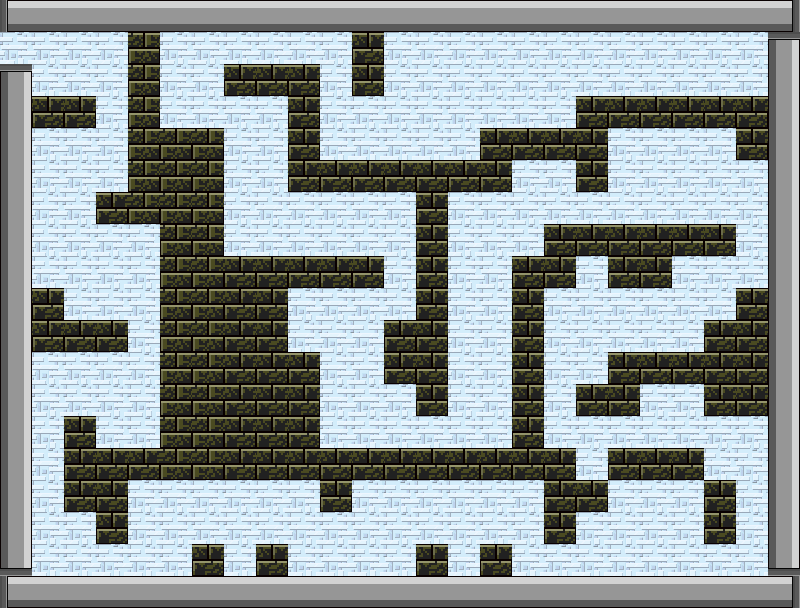

A level layout from a 2D game, rendered from its tile map. Below: a short description, then the map file with tile-grid data replaced by summaries:
An orthogonal 25x19 tile map with 32x32 px tiles, 2 tile layers (Background, Collision), 4 tilesets and 65 objects.

<map version="1.0" orientation="orthogonal" renderorder="right-down" width="25" height="19" tilewidth="32" tileheight="32" nextobjectid="409">
 <tileset firstgid="1" name="objects" tilewidth="32" tileheight="32">
  <image source="../images/tiled_objects.png" width="128" height="288" />
  <tile id="0">
   <properties>
    <property name="Class" value="Player" />
   </properties>
  </tile>
  <tile id="1">
   <properties>
    <property name="Class" value="Warp" />
   </properties>
  </tile>
  <tile id="2">
   <properties>
    <property name="Class" value="InvisibleBlock" />
   </properties>
  </tile>
  <tile id="3">
   <properties>
    <property name="Class" value="PlatformSpike" />
   </properties>
  </tile>
  <tile id="4">
   <properties>
    <property name="Class" value="Spike" />
   </properties>
  </tile>
  <tile id="5">
   <properties>
    <property name="Class" value="Spike" />
    <property name="angle" value="90" />
   </properties>
  </tile>
  <tile id="6">
   <properties>
    <property name="Class" value="Spike" />
    <property name="angle" value="270" />
    <property name="flip" value="x" />
   </properties>
  </tile>
  <tile id="7">
   <properties>
    <property name="Class" value="Spike" />
    <property name="angle" value="180" />
    <property name="flip" value="x" />
   </properties>
  </tile>
  <tile id="8">
   <properties>
    <property name="Class" value="FallingSpike" />
    <property name="speed" value="900" />
   </properties>
  </tile>
  <tile id="9">
   <properties>
    <property name="Class" value="FallingSpike" />
    <property name="angle" value="90" />
    <property name="speed" value="900" />
   </properties>
  </tile>
  <tile id="10">
   <properties>
    <property name="Class" value="FallingSpike" />
    <property name="angle" value="270" />
    <property name="flip" value="x" />
    <property name="speed" value="900" />
   </properties>
  </tile>
  <tile id="11">
   <properties>
    <property name="Class" value="FallingSpike" />
    <property name="angle" value="180" />
    <property name="flip" value="x" />
    <property name="speed" value="900" />
   </properties>
  </tile>
  <tile id="12">
   <properties>
    <property name="Class" value="MovingSpike" />
    <property name="vx" value="300" />
   </properties>
  </tile>
  <tile id="16">
   <properties>
    <property name="Class" value="ShootingSpike" />
    <property name="direction" value="up" />
    <property name="firerate" value="2" />
    <property name="speed" value="100" />
   </properties>
  </tile>
  <tile id="17">
   <properties>
    <property name="Class" value="ShootingSpike" />
    <property name="angle" value="90" />
    <property name="direction" value="right" />
    <property name="firerate" value="2" />
    <property name="speed" value="100" />
   </properties>
  </tile>
  <tile id="18">
   <properties>
    <property name="Class" value="ShootingSpike" />
    <property name="angle" value="270" />
    <property name="direction" value="left" />
    <property name="firerate" value="2" />
    <property name="flip" value="x" />
    <property name="speed" value="100" />
   </properties>
  </tile>
  <tile id="19">
   <properties>
    <property name="Class" value="ShootingSpike" />
    <property name="angle" value="180" />
    <property name="direction" value="down" />
    <property name="firerate" value="2" />
    <property name="flip" value="x" />
    <property name="speed" value="100" />
   </properties>
  </tile>
  <tile id="24">
   <properties>
    <property name="Class" value="Spike" />
    <property name="scale" value="0.5" />
   </properties>
  </tile>
  <tile id="25">
   <properties>
    <property name="Class" value="Spike" />
    <property name="angle" value="90" />
    <property name="scale" value="0.5" />
   </properties>
  </tile>
  <tile id="26">
   <properties>
    <property name="Class" value="Spike" />
    <property name="angle" value="270" />
    <property name="flip" value="x" />
    <property name="scale" value="0.5" />
   </properties>
  </tile>
  <tile id="27">
   <properties>
    <property name="Class" value="Spike" />
    <property name="angle" value="180" />
    <property name="flip" value="x" />
    <property name="scale" value="0.5" />
   </properties>
  </tile>
  <tile id="28">
   <properties>
    <property name="Class" value="ClonePlayer" />
   </properties>
  </tile>
  <tile id="30">
   <properties>
    <property name="Class" value="BossFruit" />
   </properties>
  </tile>
  <tile id="32">
   <properties>
    <property name="Class" value="FakeWarp" />
    <property name="warpX" value="400" />
    <property name="warpY" value="450" />
   </properties>
  </tile>
  <tile id="33">
   <properties>
    <property name="Class" value="FakeFakeWarp" />
    <property name="fakeWarpX" value="400" />
    <property name="fakeWarpY" value="450" />
    <property name="warpX" value="300" />
    <property name="warpY" value="450" />
   </properties>
  </tile>
 </tileset>
 <tileset firstgid="37" name="collisions" tilewidth="32" tileheight="32">
  <image source="../images/tiled_collision.png" width="128" height="224" />
 </tileset>
 <tileset firstgid="65" name="fruit" tilewidth="21" tileheight="24">
  <image source="../images/tiled_fruit.png" width="63" height="24" />
  <tile id="0">
   <properties>
    <property name="Class" value="Fruit" />
   </properties>
  </tile>
  <tile id="1">
   <properties>
    <property name="Class" value="MovingFruit" />
    <property name="speedX" value="0" />
    <property name="speedY" value="0" />
   </properties>
  </tile>
 </tileset>
 <tileset firstgid="68" name="background" tilewidth="32" tileheight="32">
  <image source="../images/tiled_backgrounds.png" width="1600" height="2432" />
 </tileset>
 <layer name="Background" width="25" height="19">
  <properties>
   <property name="boundingBox" value="true" />
   <property name="type" value="0" />
  </properties>
  <data>[475 cells, 475 non-empty, 475 distinct tile ids]</data>
 </layer>
 <layer name="Collision" width="25" height="19">
  <properties>
   <property name="collision" value="true" />
  </properties>
  <data>[475 cells, 229 non-empty, 8 distinct tile ids]</data>
 </layer>
 <objectgroup name="Sprites">
  <object id="329" gid="1" x="0" y="64" />
  <object id="331" gid="8" x="32" y="160" />
  <object id="332" gid="8" x="64" y="224" />
  <object id="333" gid="25" x="72" y="200" />
  <object id="334" gid="25" x="56" y="200" />
  <object id="335" gid="8" x="128" y="256" />
  <object id="337" gid="8" x="24" y="384" />
  <object id="338" gid="5" x="64" y="416" />
  <object id="339" gid="5" x="128" y="448" />
  <object id="340" gid="5" x="32" y="288" />
  <object id="342" gid="5" x="96" y="320" />
  <object id="343" gid="8" x="128" y="512" />
  <object id="345" gid="5" x="192" y="544" />
  <object id="346" gid="5" x="256" y="544" />
  <object id="347" gid="7" x="160" y="576" />
  <object id="348" gid="6" x="288" y="576" />
  <object id="350" gid="5" x="416" y="544" />
  <object id="351" gid="5" x="480" y="544" />
  <object id="353" gid="7" x="384" y="576" />
  <object id="354" gid="5" x="576" y="480" />
  <object id="355" gid="7" x="736" y="448" />
  <object id="356" gid="8" x="352" y="512" />
  <object id="358" gid="5" x="624" y="576" />
  <object id="359" gid="5" x="656" y="576" />
  <object id="360" gid="5" x="592" y="576" />
  <object id="361" gid="5" x="576" y="384" />
  <object id="362" gid="5" x="672" y="352" />
  <object id="363" gid="5" x="704" y="320" />
  <object id="364" gid="5" x="688" y="224" />
  <object id="366" gid="8" x="736" y="192" />
  <object id="367" gid="8" x="608" y="320" />
  <object id="369" gid="8" x="576" y="288" />
  <object id="370" gid="8" x="544" y="320" />
  <object id="371" gid="8" x="448" y="224" />
  <object id="372" gid="7" x="480" y="296" />
  <object id="374" gid="6" x="448" y="384" />
  </objectgroup>
</map>
<!-- 29 of 65 objects omitted -->
